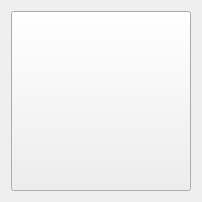
<?xml version="1.0" encoding="UTF-8"?>
<ui version="4.0">
 <class>Form</class>
 <widget class="QWidget" name="Form">
  <property name="geometry">
   <rect>
    <x>0</x>
    <y>0</y>
    <width>202</width>
    <height>202</height>
   </rect>
  </property>
  <property name="windowTitle">
   <string>Form</string>
  </property>
  <layout class="QHBoxLayout" name="horizontalLayout">
   <item>
    <widget class="PyDMPushButton" name="PyDMPushButton">
     <property name="sizePolicy">
      <sizepolicy hsizetype="MinimumExpanding" vsizetype="MinimumExpanding">
       <horstretch>0</horstretch>
       <verstretch>0</verstretch>
      </sizepolicy>
     </property>
     <property name="toolTip">
      <string/>
     </property>
    </widget>
   </item>
  </layout>
 </widget>
 <customwidgets>
  <customwidget>
   <class>PyDMPushButton</class>
   <extends>QPushButton</extends>
   <header>pydm.widgets.pushbutton</header>
  </customwidget>
 </customwidgets>
 <resources/>
 <connections/>
</ui>
